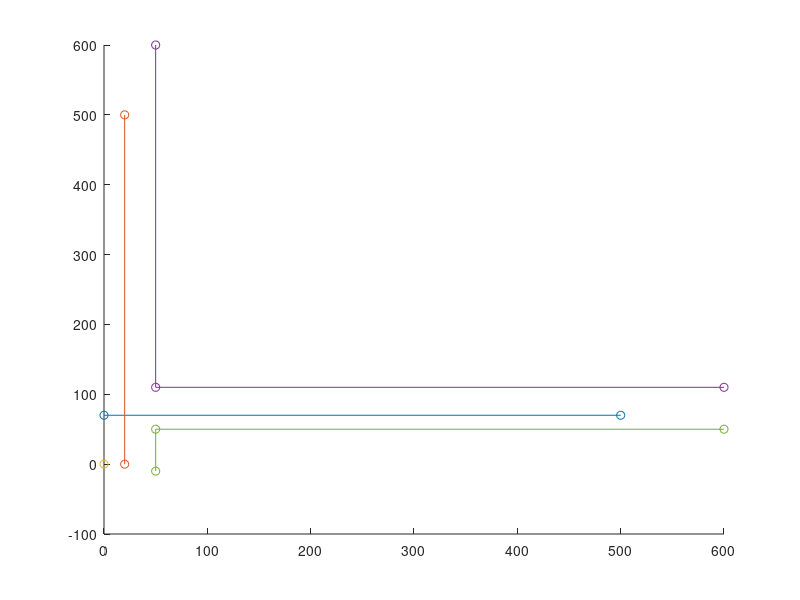
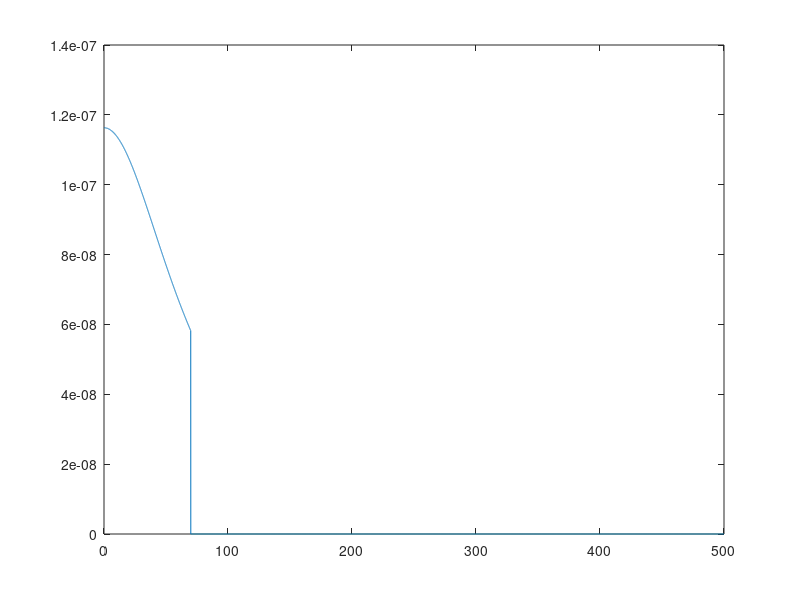
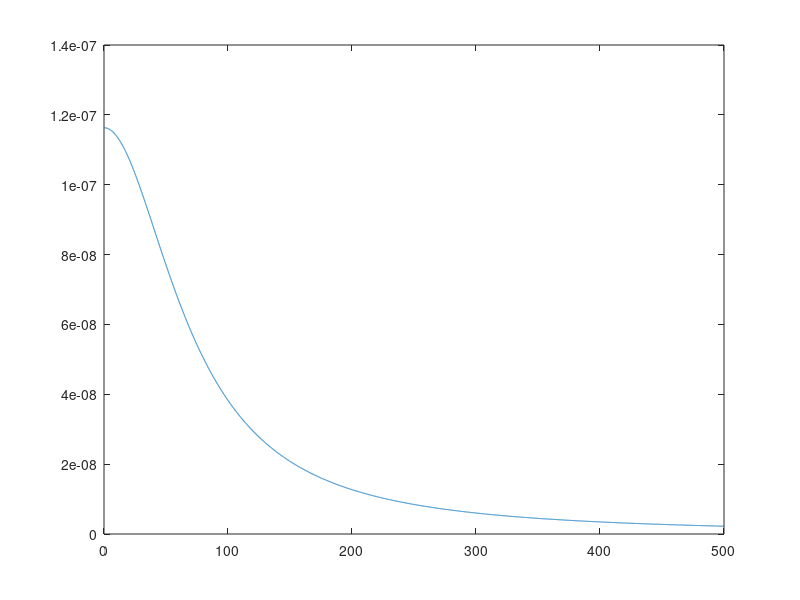
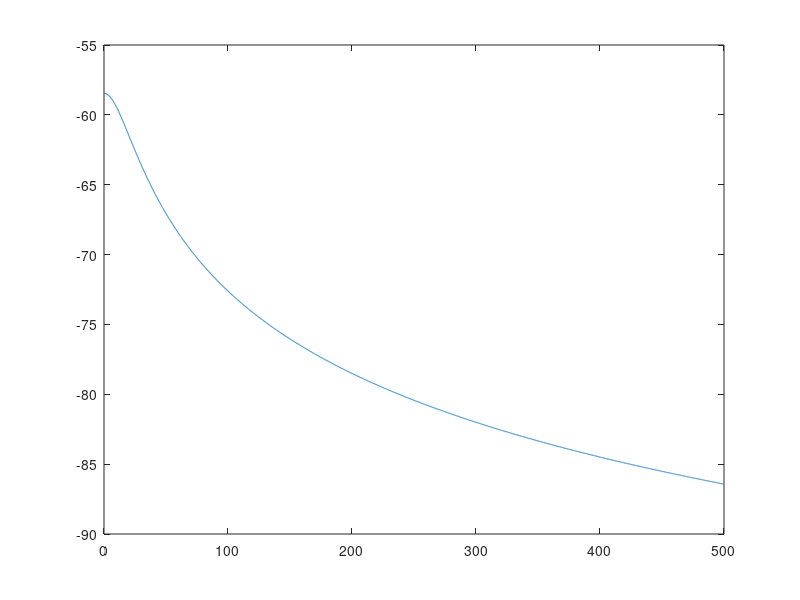

Here is the MATLAB script that generated these plots, in order:
close all;
clear;

figure; hold on; %grid on;

plot([0, 500], [70, 70], '-o')
plot([20, 20], [0, 500], '-o')
plot(0,0, 'o')
plot([50, 50, 600], [600, 110, 110], '-o')
plot([50, 50, 600], [-10, 50, 50], '-o')

%1 case, 1 point, only direct
%path gain is equal to (wavelength/4pi)^2 ((1/r)e^-jbetar)^2
%because transmitter is 0, 0, makes calculating easier

%todo: put path gain in own function?
%      how does diffraction work again lol

wavelength = 3*10^8/1000000000; %c/f
beta = 2*pi/wavelength;
%x = 0; y = 70; R = sqrt(x^2 + y^2);
%PG = (wavelength/4/pi)^2*abs(exp(-1i*beta*R)/R)^2;
n = 1;
Q1x = 50; Q1y = 50; Q2x = 50; Q2y = 110;

ab = [0:.05:500;70*ones(1,10001)];
Rfull = sqrt(ab(1,:).^2 + ab(2,:).^2);
incidfull = exp(-1i*beta.*Rfull)./Rfull;

PGfull = (wavelength/4/pi)^2*abs(incidfull).^2;

%AB, to 70 since Q1 blocks at that point
for x = 0:.05:500
    y = 70;
    xAB(n) = x;
    if x < 70
        R = sqrt(x^2 + y^2);
        incid = exp(-1i*beta*R)/R;
%         PG = (wavelength/4/pi)^2*abs(exp(-1i*beta*R)/R)^2;
%         PGAB(n) = PG;
    else
        incid = 0;
    end
    incidAB(n) = incid;
    
    %diff1 - diffraction due to Q1
%     sp = sqrt(50^2 + 50^2); s = sqrt((Q1x - x)^2 + (Q1y - y)^2); phip = 90; 
%     if x < 70
%         phi = 180 - acos(20/s)/2/pi*180;
%     elseif x == 70
%         phi = 180;
%     else
%         phi = 180 + acos(20/s)/2/pi*180;
%     end
%     L = 1/wavelength*sp*s/(s+sp);
%     [ds,dh] = wdc(L, phi, phip, 90, 1.5);
%     diff1 = -sqrt(wavelength)*ds/sqrt(sp*s*(sp+s))*exp(-1i*beta*(sp+s));
%     diff1AB(n) = diff1;
    
    %diff2 - diffraction due to Q2
    %sp = sqrt(50^2+110^2); s = sqrt((Q2x - x)^2 + (Q2y - y)^2);
    
    %cw
    %angle1 = 90 + asin(50/sp)/2/pi*180; angle2 = 90 + asin(50/s)/2/pi*180;
    
    %ccw
    %angle1 = 
    
    PG = (wavelength/4/pi)^2*abs(incid)^2;
    PGAB(n) = PG;
    n = n+1;
end

%CD
n = 1;
for y = 0:.05:500
    yCD(n) = y;
    x = 20;
    R = sqrt(x^2 + y^2);
    PG = (wavelength/4/pi)^2*abs(exp(-1i*beta*R)/R)^2;
    PGCD(n) = PG;
    
    n = n+1;
end

figure
PGABdB = 10*log10(PGAB);
plot(xAB, PGAB);

figure
PGfulldB = 10*log10(PGfull);
plot(ab(1,:), PGfull);

figure
PGCDdB = 10*log10(PGCD);
plot(yCD, PGCDdB);